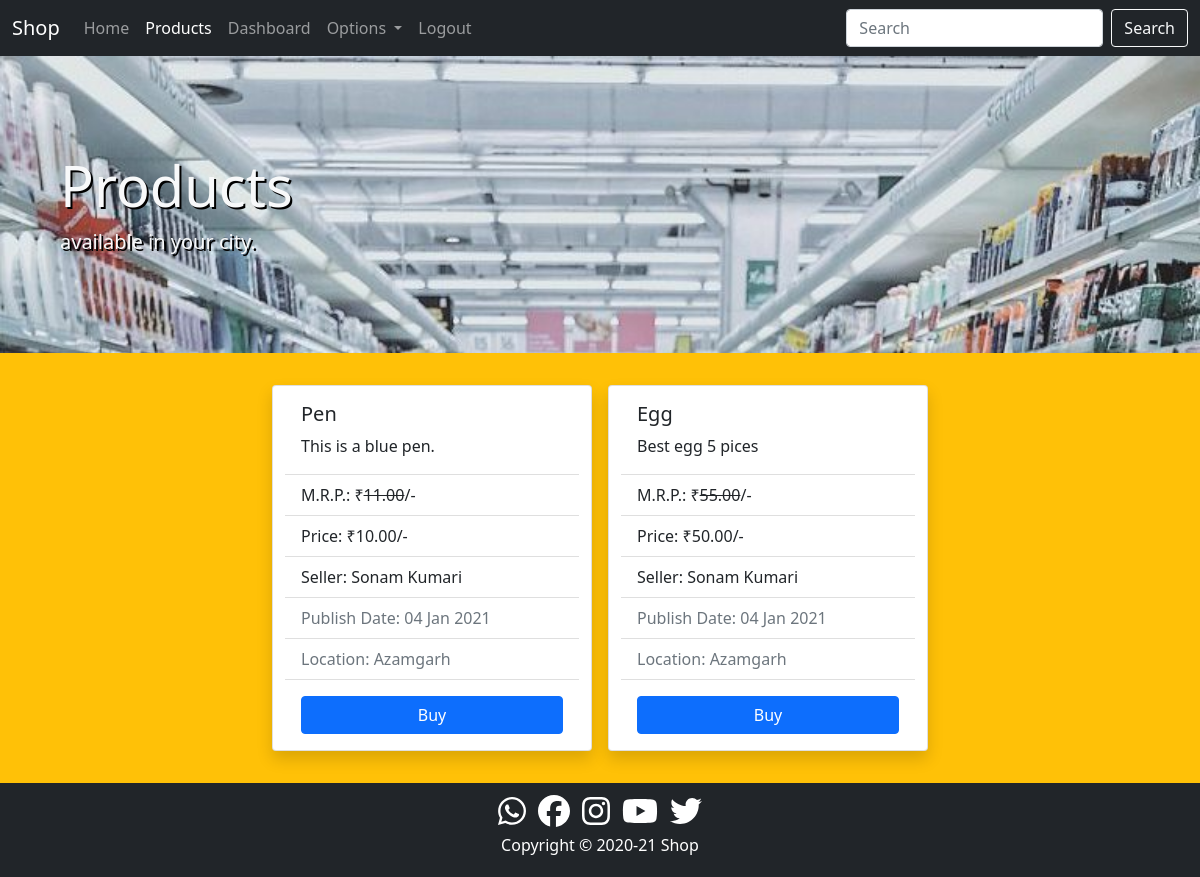
Page /product/ (signed in) on the earlier database version.
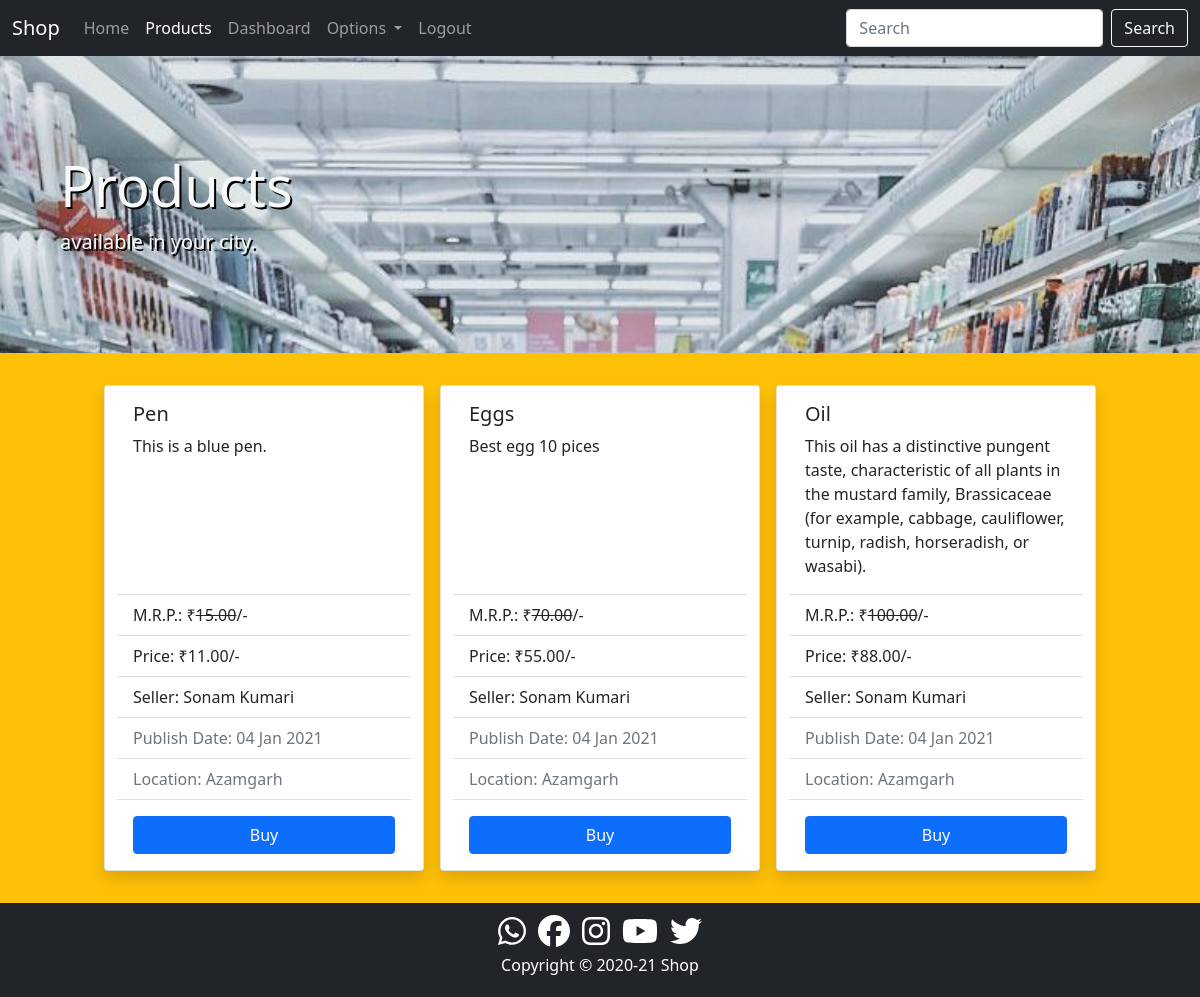
Same page on the later database version.
### product/models.py (models this page shows, shortened)
class Product(models.Model):
    seller=models.ForeignKey(User,on_delete=models.CASCADE)
    title=models.CharField(max_length=50)
    date=models.DateField()
    description=models.TextField(max_length=500)
    mrp=models.DecimalField(decimal_places=2,max_digits=7)
    selling_price=models.DecimalField(decimal_places=2,max_digits=10)
    location=models.CharField(max_length=50)

### product/views.py (the view)
# urls.py: path('',views.ProductListView.as_view(),name='products'),
@method_decorator(login_required,name='dispatch')
class ProductListView(ListView):
    model=Product
    template_name='product/products.html'
    context_object_name='products'
    def get_queryset(self):
        return Product.objects.filter(location=self.request.user.profile.city)
    def get_context_data(self,*args,**kwargs):
        context=super().get_context_data(*args,**kwargs)
        context['products_active']='active'
        context['products_disabled']='disabled'
        return context

### product/templates/product/products.html (shortened to what this page needs)
{% extends 'core/base.html' %}
{% block content %}
<div class="container-fluid p-5 products shadow-lg">
    <div class="container text-light my-5">
        <div>
            <h1 class="display-4">Products</h1>
        </div>
        <div class="lead">
            <p>available in your city.</p>
        </div>
    </div>
</div>
<div class="container-fluid p-4 bg-warning">
    {% if products %}
    <div class="row justify-content-center">
        {% for product in products %}
        <div class="card m-2 shadow" style="width: 20rem;">
            <div class="card-body">
                <h5 class="card-title">{{product.title|capfirst}}</h5>
                <p class="card-text">{{product.description|capfirst}}</p>
            </div>
            <ul class="list-group list-group-flush">
                <li class="list-group-item">M.R.P.: &#8377;<span class="text-decoration-line-through">{{product.mrp}}</span>/-</li>
                <li class="list-group-item">Price: &#8377;{{product.selling_price}}/-</li>
                <li class="list-group-item">Seller: {{product.seller.get_full_name|capfirst}}</li>
                <li class="list-group-item text-muted">Publish Date: {{product.date|date:"d M Y"}}</li>
                <li class="list-group-item text-muted">Location: {{product.location|capfirst}}</li>
              </ul>
            <a href="#" class="btn btn-primary m-3">Buy</a>
        </div>
        {% endfor %}
    </div>
    {% else %}
    <div class="my-md-0 my-5 py-md-0 py-4">
        <div class="h2 text-center alert alert-secondary my-5">We are sorry, there is not any product available at your location.</div>
    </div>
    {% endif %}
</div>
{% endblock content %}

Differences in the rows shown:
changed Product "Pen": mrp "11.00" → "15.00"; selling_price "10.00" → "11.00"
changed Product: title "Egg" → "Eggs"; description "Best egg 5 pices" → "Best egg 10 pices"; mrp "55.00" → "70.00"; selling_price "50.00" → "55.00"
added Product: title "Oil", description "This oil has a distinctive pungent taste, characteristic of all plants in the mustard family, Brassicaceae (for example, cabbage, cauliflower, turnip, radish, horseradish, or wasabi).", mrp "100.00", selling_price "88.00", seller.get_full_name "Sonam Kumari", date "04 Jan 2021", location "Azamgarh"
